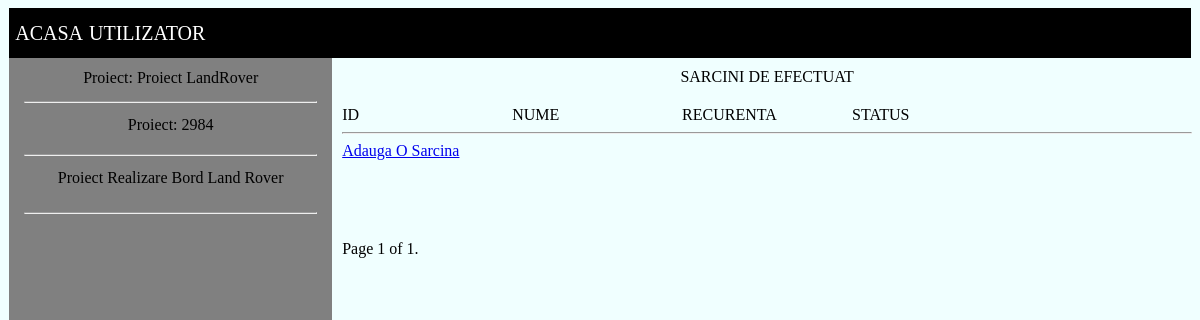
The page /projects/project_details/3/ (signed in) on the database its author committed.
### PROJECTS/models.py (models this page shows, shortened)
class Proiect (models.Model):
	nume=models.CharField(max_length=30,unique=True)
	id_proiect=models.IntegerField(unique=True)
	descriere=models.CharField(max_length=100)

### PROJECTS/views.py (the view)
# urls.py: path('project_details/<int:pk>/',PROJECTS_VIEWS.project_details,name='project_details'),
@login_required
def project_details(request,pk):
	proiect_querry=Proiect.objects.get(pk=pk)
	eveniment_template_querry_req=Eveniment_Template.objects.filter(proiect=proiect_querry)
	paginator = Paginator(eveniment_template_querry_req, 20) # Show 25 contacts per page.
	page_number = request.GET.get('page')
	eveniment_template_querry = paginator.get_page(page_number)
	return render(request,'PROJECTS/proiect_detalii.html',{'proiect':proiect_querry,'eveniment_template':eveniment_template_querry})

### templates/PROJECTS/proiect_detalii.html (shortened to what this page needs)
{% extends 'PROJECTS/template.html' %}
{% block content %}
<div class="container_detalii">
<div class="container_left_detalii">
	<div class="nume">Proiect: {{proiect.nume}}</div>
	<hr/>
	<div class="ID">Proiect: {{proiect.id_proiect}}</div>
	<hr/>
	<div class="descriere">{{proiect.descriere}}</div>
	<hr/>
</div>
<div class="container_right_detalii">
		<div class="row_title_detalii">
			SARCINI DE EFECTUAT
		</div>
		<div class="row_detalii">
			<div class="column_id_ev">ID</div>
			<div class="column_nume_ev">NUME</div>
			<div class="column_recurenta_zile_ev">RECURENTA </div>
			<div class="column_status_ev">STATUS</div>
		</div>
		<hr/>
		<div class="row_footer_detalii">
			<a href="{% url 'EVENTS:eveniment_template_nou' proiect.pk  %}">Adauga O Sarcina </a>
		</div>
<div class="pagination">
    <span class="step-links">
        <span class="current">
            Page {{ eveniment_template.number }} of {{ eveniment_template.paginator.num_pages }}.
        </span>
    </span>
</div>
</div>
</div>
{% endblock %}

### static/css/PROJECTS/style.css (style rules this page uses)
body { background-color: #F0FFFF; }
@media screen and (min-width: 800px) { .container_detalii { display: flex; flex-direction: row; font-size: 16px; } }
@media screen and (min-width: 800px) { .container_left_detalii { margin-left: 0.1vw; height: 100vh; width: 450px; background-color: grey; display: flex; flex-direction: column; } }
@media screen and (min-width: 800px) { .container_left_detalii hr { width: 90%; } }
@media screen and (min-width: 800px) { .container_left_detalii .nume { height: 30px ; width: 100%; display: flex; justify-content: center; align-items: center; margin-top: 5px; } }
@media screen and (min-width: 800px) { .container_left_detalii .ID { height: 30px ; width: 100%; display: flex; justify-content: center; margin-top: 5px; } }
@media screen and (min-width: 800px) { .container_left_detalii .descriere { margin-bottom: 5px; height: 30px ; width: 100%; display: flex; justify-content: center; margin-top: 5px; } }
@media screen and (min-width: 800px) { .container_right_detalii { width: 100%; margin-top: 10px; padding-left: 10px; } }
@media screen and (min-width: 800px) { .row_title_detalii { width: 100%; display: flex; align-items: center; justify-content: center; margin-bottom: 20px; } }
@media screen and (min-width: 800px) { .row_detalii { width: 100%; display: flex; align-items: center; justify-content: center; } }
@media screen and (min-width: 800px) { .row_footer_detalii { width: 100%; } }
@media screen and (min-width: 800px) { .column_id_ev { width:20%; } }
@media screen and (min-width: 800px) { .column_nume_ev { width:20%; } }
@media screen and (min-width: 800px) { .column_recurenta_zile_ev { width:20%; } }
@media screen and (min-width: 800px) { .column_status_ev { width:20%; } }
@media screen and (min-width: 800px) { .row_footer_detalii { margin-bottom:80px; width: 100%; } }
@media screen and (min-width: 800px) { .pagination { margin-top: 15px; } }

### rows shown on the page
Proiect: nume "Proiect LandRover", id_proiect "2984", descriere "Proiect Realizare Bord Land Rover"

### other values the page prints
{{ eveniment_template.number }} "1"
{{ eveniment_template.paginator.num_pages }} "1"
